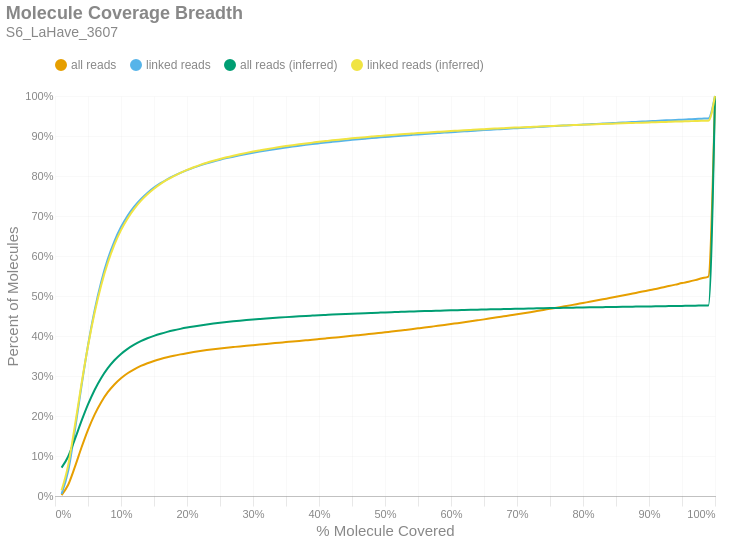

Notebook code for this chart:
### Markdown cell above
### Molecule Read Coverage
This chart shows molecule coverage breadth as computed by the number of bases aligned to that molecule. In other words, "*how much of each unique long molecule is actually sequenced/aligned?*" Keep in mind there is a distinction between sequences and alignments, since some sequences belonging to a particular molecule may not align well and wouldn't appear in the alignment data. This chart also shows molecule coverage breadth as computed by the *inferred fragment* from which the aligned sequences originate. Unlike read coverage, this calculation takes into account the total insert size, including unsequenced gaps between the forward and reverse reads. Like the previous figures, these are cumulative percents.

### Code cell
if SKIPLR:
    print_html(f"Skipped")
else:
    binned_df = consolidated_hist(valids['coverage_bp'], mask, 0.01, True)
    binned_df_inf = consolidated_hist(valids['coverage_inserts'], mask, 0.01, True)
    binned_df = binned_df.with_columns(pl.lit(binned_df_inf['all reads (cumsum)']).alias('all reads (inferred)'))
    binned_df = binned_df.with_columns(pl.lit(binned_df_inf['linked reads (cumsum)']).alias('linked reads (inferred)'))
    binned_df = binned_df.with_columns(
        (pl.col('bin').cast(pl.Float64) + 0.01).alias('right_edge')
    )

    with SafeRender(binned_df):
        (
            density_plot(binned_df, 'Molecule Coverage Breadth', samplename, 'molcov', ['all reads (inferred)','linked reads (inferred)'])
            .encode(
                #x=alt.X('bin:Q', title="% Molecule Covered").axis(format = '%').scale(padding=0),
                x=alt.X('right_edge:Q', title="% Molecule Covered").axis(format='%').scale(padding=0),
                y=alt.Y('value:Q', title='Percent of Molecules')
                    .axis(format='%')
                    .stack(False)
                    .scale(domainMin=0, padding=0),
                color=alt.Color("key:N").scale(domain = ["all reads", "linked reads", "all reads (inferred)", "linked reads (inferred)"]),
                tooltip = [
                    alt.Tooltip("key:N", title = "Data Type"),
                    alt.Tooltip("range_label:N", title="% Molecule Covered"),
                    alt.Tooltip("value:Q", format = ".2%", title="% Molecules")
                ]
            )
        ).display()

### Figure 1 — Vega-Lite specification as saved in the notebook (floating-point values rounded to 4 significant figures)
{"width": "container", "height": 400, "config": {"title": {"anchor": "start", "dy": -15, "fontSize": 18, "color": "#888888", "subtitleColor": "#888888", "subtitleFontSize": 14}, "arc": {"fill": "#0072B2"}, "axis": {"domainColor": "#888888", "domainWidth": 0.5, "gridWidth": 0.2, "grid": false, "titleFontWeight": 400, "titleFontSize": 15, "labelFontSize": 11, "labelColor": "#888888", "tickColor": "#888888", "tickWidth": 0.2, "titleColor": "#888888"}, "axisBand": {"grid": false}, "axisX": {"grid": true, "tickSize": 10, "domainCap": "round"}, "axisY": {"domain": false, "grid": true, "tickSize": 0, "domainCap": "round"}, "background": "transparent", "header": {"labelFontSize": 15, "labelColor": "#888888", "titleFontSize": 15, "titleFontWeight": 600, "titleColor": "#888888"}, "legend": {"labelFont": "sans-serif", "labelFontSize": 12, "labelColor": "#888888", "symbolSize": 100, "symbolType": "circle", "titleFontSize": 12, "titlePadding": 10, "titleColor": "#888888", "title": null, "orient": "top"}, "range": {"category": ["#E69F00", "#56B4E9", "#009E73", "#F0E442", "#0072B2", "#D55E00", "#CC79A7", "#000000"], "diverging": ["#cfe8f3", "#a2d4ec", "#73bfe2", "#46abdb", "#1696d2", "#12719e"]}, "area": {"fill": "#0072B2", "fillOpacity": 0.7, "line": true, "strokeOpacity": 0.7}, "line": {"color": "#0072B2", "stroke": "#0072B2", "strokeWidth": 2}, "trail": {"color": "#0072B2", "stroke": "#0072B2", "strokeWidth": 0, "size": 1}, "point": {"filled": true, "fillOpacity": 1.0, "size": 95}, "text": {"color": "#888888", "fontSize": 11, "align": "right", "fontWeight": 400, "size": 11}, "bar": {"fill": "#0072B2", "stroke": null}, "view": {"stroke": null, "continuousWidth": 660, "continuousHeight": 400}}, "data": {"name": "data-23184e73ca628d436c7e4f78001c056e"}, "mark": {"type": "line", "interpolate": "monotone", "point": {"opacity": 0, "size": 275}}, "encoding": {"color": {"field": "key", "scale": {"domain": ["all reads", "linked reads", "all reads (inferred)", "linked reads (inferred)"]}, "type": "nominal"}, "tooltip": [{"field": "key", "title": "Data Type", "type": "nominal"}, {"field": "range_label", "title": "% Molecule Covered", "type": "nominal"}, {"field": "value", "format": ".2%", "title": "% Molecules", "type": "quantitative"}], "x": {"axis": {"format": "%"}, "field": "right_edge", "scale": {"padding": 0}, "title": "% Molecule Covered", "type": "quantitative"}, "y": {"axis": {"format": "%"}, "field": "value", "scale": {"domainMin": 0, "padding": 0}, "stack": false, "title": "Percent of Molecules", "type": "quantitative"}}, "params": [{"name": "param_c36ac31b6afebe62", "select": {"type": "point", "fields": ["key"]}, "bind": "legend"}], "title": {"text": "Molecule Coverage Breadth", "subtitle": "S6_LaHave_3607"}, "transform": [{"fold": ["all reads (cumsum)", "linked reads (cumsum)", "all reads (inferred)", "linked reads (inferred)"]}, {"calculate": "replace(datum.key, ' (cumsum)', '')", "as": "key"}, {"filter": {"param": "param_c36ac31b6afebe62"}}], "usermeta": {"embedOptions": {"downloadFileName": "S6_LaHave_3607.molcov"}}, "$schema": "https://vega.github.io/schema/vega-lite/v6.1.0.json", "datasets": {"data-23184e73ca628d436c7e4f78001c056e": [{"bin": "0.0", "interval": "0.0-0.01", "all reads": 0.002412, "linked reads": 0.00493, "all reads (cumsum)": 0.002412, "linked reads (cumsum)": 0.00493, "range_label": "0.0-0.01", "all reads (inferred)": 0.07099, "linked reads (inferred)": 0.01438, "right_edge": 0.01}, {"bin": "0.01", "interval": "0.01-0.02", "all reads": 0.02571, "linked reads": 0.05778, "all reads (cumsum)": 0.02813, "linked reads (cumsum)": 0.06271, "range_label": "0.01-0.02", "all reads (inferred)": 0.09885, "linked reads (inferred)": 0.07717, "right_edge": 0.02}, {"bin": "0.02", "interval": "0.02-0.03", "all reads": 0.04394, "linked reads": 0.1001, "all reads (cumsum)": 0.07206, "linked reads (cumsum)": 0.1629, "range_label": "0.02-0.03", "all reads (inferred)": 0.1415, "linked reads (inferred)": 0.1745, "right_edge": 0.03}, {"bin": "0.03", "interval": "0.03-0.04", "all reads": 0.04847, "linked reads": 0.1109, "all reads (cumsum)": 0.1205, "linked reads (cumsum)": 0.2738, "range_label": "0.03-0.04", "all reads (inferred)": 0.187, "linked reads (inferred)": 0.2787, "right_edge": 0.04}, {"bin": "0.04", "interval": "0.04-0.05", "all reads": 0.04484, "linked reads": 0.1028, "all reads (cumsum)": 0.1654, "linked reads (cumsum)": 0.3765, "range_label": "0.04-0.05", "all reads (inferred)": 0.229, "linked reads (inferred)": 0.375, "right_edge": 0.05}, {"bin": "0.05", "interval": "0.05-0.06", "all reads": 0.03821, "linked reads": 0.08758, "all reads (cumsum)": 0.2036, "linked reads (cumsum)": 0.4641, "range_label": "0.05-0.06", "all reads (inferred)": 0.2651, "linked reads (inferred)": 0.458, "right_edge": 0.06}, {"bin": "0.06", "interval": "0.06-0.07", "all reads": 0.03106, "linked reads": 0.0712, "all reads (cumsum)": 0.2346, "linked reads (cumsum)": 0.5353, "range_label": "0.06-0.07", "all reads (inferred)": 0.2951, "linked reads (inferred)": 0.5269, "right_edge": 0.07}, {"bin": "0.07", "interval": "0.07-0.08", "all reads": 0.02483, "linked reads": 0.0569, "all reads (cumsum)": 0.2595, "linked reads (cumsum)": 0.5922, "range_label": "0.07-0.08", "all reads (inferred)": 0.3196, "linked reads (inferred)": 0.583, "right_edge": 0.08}, {"bin": "0.08", "interval": "0.08-0.09", "all reads": 0.01943, "linked reads": 0.04449, "all reads (cumsum)": 0.2789, "linked reads (cumsum)": 0.6367, "range_label": "0.08-0.09", "all reads (inferred)": 0.3393, "linked reads (inferred)": 0.6284, "right_edge": 0.09}, {"bin": "0.09", "interval": "0.09-0.1", "all reads": 0.01556, "linked reads": 0.03562, "all reads (cumsum)": 0.2945, "linked reads (cumsum)": 0.6723, "range_label": "0.09-0.1", "all reads (inferred)": 0.3552, "linked reads (inferred)": 0.6647, "right_edge": 0.1}, {"bin": "0.1", "interval": "0.1-0.11", "all reads": 0.01238, "linked reads": 0.02825, "all reads (cumsum)": 0.3068, "linked reads (cumsum)": 0.7005, "range_label": "0.1-0.11", "all reads (inferred)": 0.3679, "linked reads (inferred)": 0.694, "right_edge": 0.11}, {"bin": "0.11", "interval": "0.11-0.12", "all reads": 0.009994, "linked reads": 0.02282, "all reads (cumsum)": 0.3168, "linked reads (cumsum)": 0.7234, "range_label": "0.11-0.12", "all reads (inferred)": 0.3784, "linked reads (inferred)": 0.7179, "right_edge": 0.12}, {"bin": "0.12", "interval": "0.12-0.13", "all reads": 0.008255, "linked reads": 0.01883, "all reads (cumsum)": 0.3251, "linked reads (cumsum)": 0.7422, "range_label": "0.12-0.13", "all reads (inferred)": 0.3871, "linked reads (inferred)": 0.7378, "right_edge": 0.13}, {"bin": "0.13", "interval": "0.13-0.14", "all reads": 0.00683, "linked reads": 0.01556, "all reads (cumsum)": 0.3319, "linked reads (cumsum)": 0.7578, "range_label": "0.13-0.14", "all reads (inferred)": 0.3943, "linked reads (inferred)": 0.7543, "right_edge": 0.14}, {"bin": "0.14", "interval": "0.14-0.15", "all reads": 0.005761, "linked reads": 0.01308, "all reads (cumsum)": 0.3377, "linked reads (cumsum)": 0.7708, "range_label": "0.14-0.15", "all reads (inferred)": 0.4004, "linked reads (inferred)": 0.7682, "right_edge": 0.15}, {"bin": "0.15", "interval": "0.15-0.16", "all reads": 0.004923, "linked reads": 0.01115, "all reads (cumsum)": 0.3426, "linked reads (cumsum)": 0.782, "range_label": "0.15-0.16", "all reads (inferred)": 0.4056, "linked reads (inferred)": 0.7802, "right_edge": 0.16}, {"bin": "0.16", "interval": "0.16-0.17", "all reads": 0.004345, "linked reads": 0.00986, "all reads (cumsum)": 0.3469, "linked reads (cumsum)": 0.7918, "range_label": "0.16-0.17", "all reads (inferred)": 0.4102, "linked reads (inferred)": 0.7908, "right_edge": 0.17}, {"bin": "0.17", "interval": "0.17-0.18", "all reads": 0.003771, "linked reads": 0.008502, "all reads (cumsum)": 0.3507, "linked reads (cumsum)": 0.8004, "range_label": "0.17-0.18", "all reads (inferred)": 0.4142, "linked reads (inferred)": 0.7999, "right_edge": 0.18}, {"bin": "0.18", "interval": "0.18-0.19", "all reads": 0.00338, "linked reads": 0.007607, "all reads (cumsum)": 0.3541, "linked reads (cumsum)": 0.808, "range_label": "0.18-0.19", "all reads (inferred)": 0.4178, "linked reads (inferred)": 0.808, "right_edge": 0.19}, {"bin": "0.19", "interval": "0.19-0.2", "all reads": 0.003042, "linked reads": 0.006826, "all reads (cumsum)": 0.3571, "linked reads (cumsum)": 0.8148, "range_label": "0.19-0.2", "all reads (inferred)": 0.421, "linked reads (inferred)": 0.8153, "right_edge": 0.2}, {"bin": "0.2", "interval": "0.2-0.21", "all reads": 0.002821, "linked reads": 0.006297, "all reads (cumsum)": 0.36, "linked reads (cumsum)": 0.8211, "range_label": "0.2-0.21", "all reads (inferred)": 0.4239, "linked reads (inferred)": 0.8219, "right_edge": 0.21}, {"bin": "0.21", "interval": "0.21-0.22", "all reads": 0.002507, "linked reads": 0.005593, "all reads (cumsum)": 0.3625, "linked reads (cumsum)": 0.8267, "range_label": "0.21-0.22", "all reads (inferred)": 0.4265, "linked reads (inferred)": 0.8278, "right_edge": 0.22}, {"bin": "0.22", "interval": "0.22-0.23", "all reads": 0.002281, "linked reads": 0.005072, "all reads (cumsum)": 0.3648, "linked reads (cumsum)": 0.8317, "range_label": "0.22-0.23", "all reads (inferred)": 0.4289, "linked reads (inferred)": 0.8332, "right_edge": 0.23}, {"bin": "0.23", "interval": "0.23-0.24", "all reads": 0.002104, "linked reads": 0.004619, "all reads (cumsum)": 0.3669, "linked reads (cumsum)": 0.8364, "range_label": "0.23-0.24", "all reads (inferred)": 0.431, "linked reads (inferred)": 0.8381, "right_edge": 0.24}, {"bin": "0.24", "interval": "0.24-0.25", "all reads": 0.001973, "linked reads": 0.004316, "all reads (cumsum)": 0.3688, "linked reads (cumsum)": 0.8407, "range_label": "0.24-0.25", "all reads (inferred)": 0.433, "linked reads (inferred)": 0.8426, "right_edge": 0.25}, {"bin": "0.25", "interval": "0.25-0.26", "all reads": 0.001817, "linked reads": 0.003962, "all reads (cumsum)": 0.3706, "linked reads (cumsum)": 0.8446, "range_label": "0.25-0.26", "all reads (inferred)": 0.4349, "linked reads (inferred)": 0.8468, "right_edge": 0.26}, {"bin": "0.26", "interval": "0.26-0.27", "all reads": 0.001695, "linked reads": 0.003657, "all reads (cumsum)": 0.3723, "linked reads (cumsum)": 0.8483, "range_label": "0.26-0.27", "all reads (inferred)": 0.4366, "linked reads (inferred)": 0.8507, "right_edge": 0.27}, {"bin": "0.27", "interval": "0.27-0.28", "all reads": 0.001681, "linked reads": 0.003561, "all reads (cumsum)": 0.374, "linked reads (cumsum)": 0.8519, "range_label": "0.27-0.28", "all reads (inferred)": 0.4382, "linked reads (inferred)": 0.8544, "right_edge": 0.28}, {"bin": "0.28", "interval": "0.28-0.29", "all reads": 0.001593, "linked reads": 0.003286, "all reads (cumsum)": 0.3756, "linked reads (cumsum)": 0.8551, "range_label": "0.28-0.29", "all reads (inferred)": 0.4397, "linked reads (inferred)": 0.8578, "right_edge": 0.29}, {"bin": "0.29", "interval": "0.29-0.3", "all reads": 0.001553, "linked reads": 0.003069, "all reads (cumsum)": 0.3772, "linked reads (cumsum)": 0.8582, "range_label": "0.29-0.3", "all reads (inferred)": 0.4412, "linked reads (inferred)": 0.8611, "right_edge": 0.3}, {"bin": "0.3", "interval": "0.3-0.31", "all reads": 0.001537, "linked reads": 0.002903, "all reads (cumsum)": 0.3787, "linked reads (cumsum)": 0.8611, "range_label": "0.3-0.31", "all reads (inferred)": 0.4425, "linked reads (inferred)": 0.8641, "right_edge": 0.31}, {"bin": "0.31", "interval": "0.31-0.32", "all reads": 0.001521, "linked reads": 0.002771, "all reads (cumsum)": 0.3802, "linked reads (cumsum)": 0.8639, "range_label": "0.31-0.32", "all reads (inferred)": 0.4438, "linked reads (inferred)": 0.867, "right_edge": 0.32}, {"bin": "0.32", "interval": "0.32-0.33", "all reads": 0.001501, "linked reads": 0.002599, "all reads (cumsum)": 0.3817, "linked reads (cumsum)": 0.8665, "range_label": "0.32-0.33", "all reads (inferred)": 0.445, "linked reads (inferred)": 0.8697, "right_edge": 0.33}, {"bin": "0.33", "interval": "0.33-0.34", "all reads": 0.001501, "linked reads": 0.002514, "all reads (cumsum)": 0.3832, "linked reads (cumsum)": 0.869, "range_label": "0.33-0.34", "all reads (inferred)": 0.4461, "linked reads (inferred)": 0.8723, "right_edge": 0.34}, {"bin": "0.34", "interval": "0.34-0.35", "all reads": 0.001487, "linked reads": 0.002343, "all reads (cumsum)": 0.3847, "linked reads (cumsum)": 0.8713, "range_label": "0.34-0.35", "all reads (inferred)": 0.4472, "linked reads (inferred)": 0.8747, "right_edge": 0.35}, {"bin": "0.35", "interval": "0.35-0.36", "all reads": 0.001516, "linked reads": 0.002317, "all reads (cumsum)": 0.3862, "linked reads (cumsum)": 0.8737, "range_label": "0.35-0.36", "all reads (inferred)": 0.4482, "linked reads (inferred)": 0.877, "right_edge": 0.36}, {"bin": "0.36", "interval": "0.36-0.37", "all reads": 0.001444, "linked reads": 0.002093, "all reads (cumsum)": 0.3877, "linked reads (cumsum)": 0.8758, "range_label": "0.36-0.37", "all reads (inferred)": 0.4492, "linked reads (inferred)": 0.8793, "right_edge": 0.37}, {"bin": "0.37", "interval": "0.37-0.38", "all reads": 0.001518, "linked reads": 0.00205, "all reads (cumsum)": 0.3892, "linked reads (cumsum)": 0.8778, "range_label": "0.37-0.38", "all reads (inferred)": 0.4502, "linked reads (inferred)": 0.8814, "right_edge": 0.38}, {"bin": "0.38", "interval": "0.38-0.39", "all reads": 0.001522, "linked reads": 0.001986, "all reads (cumsum)": 0.3907, "linked reads (cumsum)": 0.8798, "range_label": "0.38-0.39", "all reads (inferred)": 0.451, "linked reads (inferred)": 0.8834, "right_edge": 0.39}, {"bin": "0.39", "interval": "0.39-0.4", "all reads": 0.001572, "linked reads": 0.001931, "all reads (cumsum)": 0.3923, "linked reads (cumsum)": 0.8817, "range_label": "0.39-0.4", "all reads (inferred)": 0.4519, "linked reads (inferred)": 0.8854, "right_edge": 0.4}, {"bin": "0.4", "interval": "0.4-0.41", "all reads": 0.001585, "linked reads": 0.001912, "all reads (cumsum)": 0.3939, "linked reads (cumsum)": 0.8836, "range_label": "0.4-0.41", "all reads (inferred)": 0.4528, "linked reads (inferred)": 0.8873, "right_edge": 0.41}, {"bin": "0.41", "interval": "0.41-0.42", "all reads": 0.001604, "linked reads": 0.001778, "all reads (cumsum)": 0.3955, "linked reads (cumsum)": 0.8854, "range_label": "0.41-0.42", "all reads (inferred)": 0.4536, "linked reads (inferred)": 0.8891, "right_edge": 0.42}, {"bin": "0.42", "interval": "0.42-0.43", "all reads": 0.001667, "linked reads": 0.001727, "all reads (cumsum)": 0.3971, "linked reads (cumsum)": 0.8871, "range_label": "0.42-0.43", "all reads (inferred)": 0.4543, "linked reads (inferred)": 0.8908, "right_edge": 0.43}, {"bin": "0.43", "interval": "0.43-0.44", "all reads": 0.001641, "linked reads": 0.001656, "all reads (cumsum)": 0.3988, "linked reads (cumsum)": 0.8888, "range_label": "0.43-0.44", "all reads (inferred)": 0.4551, "linked reads (inferred)": 0.8925, "right_edge": 0.44}, {"bin": "0.44", "interval": "0.44-0.45", "all reads": 0.001644, "linked reads": 0.001543, "all reads (cumsum)": 0.4004, "linked reads (cumsum)": 0.8903, "range_label": "0.44-0.45", "all reads (inferred)": 0.4558, "linked reads (inferred)": 0.8941, "right_edge": 0.45}, {"bin": "0.45", "interval": "0.45-0.46", "all reads": 0.001704, "linked reads": 0.001515, "all reads (cumsum)": 0.4021, "linked reads (cumsum)": 0.8919, "range_label": "0.45-0.46", "all reads (inferred)": 0.4565, "linked reads (inferred)": 0.8956, "right_edge": 0.46}, {"bin": "0.46", "interval": "0.46-0.47", "all reads": 0.00172, "linked reads": 0.001481, "all reads (cumsum)": 0.4039, "linked reads (cumsum)": 0.8933, "range_label": "0.46-0.47", "all reads (inferred)": 0.4571, "linked reads (inferred)": 0.8971, "right_edge": 0.47}, {"bin": "0.47", "interval": "0.47-0.48", "all reads": 0.001817, "linked reads": 0.001466, "all reads (cumsum)": 0.4057, "linked reads (cumsum)": 0.8948, "range_label": "0.47-0.48", "all reads (inferred)": 0.4578, "linked reads (inferred)": 0.8985, "right_edge": 0.48}, {"bin": "0.48", "interval": "0.48-0.49", "all reads": 0.001758, "linked reads": 0.001416, "all reads (cumsum)": 0.4074, "linked reads (cumsum)": 0.8962, "range_label": "0.48-0.49", "all reads (inferred)": 0.4584, "linked reads (inferred)": 0.8999, "right_edge": 0.49}, {"bin": "0.49", "interval": "0.49-0.5", "all reads": 0.001968, "linked reads": 0.001413, "all reads (cumsum)": 0.4094, "linked reads (cumsum)": 0.8976, "range_label": "0.49-0.5", "all reads (inferred)": 0.459, "linked reads (inferred)": 0.9013, "right_edge": 0.5}, {"bin": "0.5", "interval": "0.5-0.51", "all reads": 0.001757, "linked reads": 0.001302, "all reads (cumsum)": 0.4112, "linked reads (cumsum)": 0.8989, "range_label": "0.5-0.51", "all reads (inferred)": 0.4596, "linked reads (inferred)": 0.9025, "right_edge": 0.51}, {"bin": "0.51", "interval": "0.51-0.52", "all reads": 0.001973, "linked reads": 0.001323, "all reads (cumsum)": 0.4131, "linked reads (cumsum)": 0.9003, "range_label": "0.51-0.52", "all reads (inferred)": 0.4601, "linked reads (inferred)": 0.9037, "right_edge": 0.52}, {"bin": "0.52", "interval": "0.52-0.53", "all reads": 0.001969, "linked reads": 0.001261, "all reads (cumsum)": 0.4151, "linked reads (cumsum)": 0.9015, "range_label": "0.52-0.53", "all reads (inferred)": 0.4607, "linked reads (inferred)": 0.905, "right_edge": 0.53}, {"bin": "0.53", "interval": "0.53-0.54", "all reads": 0.001983, "linked reads": 0.00124, "all reads (cumsum)": 0.4171, "linked reads (cumsum)": 0.9028, "range_label": "0.53-0.54", "all reads (inferred)": 0.4612, "linked reads (inferred)": 0.9061, "right_edge": 0.54}, {"bin": "0.54", "interval": "0.54-0.55", "all reads": 0.002014, "linked reads": 0.00121, "all reads (cumsum)": 0.4191, "linked reads (cumsum)": 0.904, "range_label": "0.54-0.55", "all reads (inferred)": 0.4617, "linked reads (inferred)": 0.9073, "right_edge": 0.55}, {"bin": "0.55", "interval": "0.55-0.56", "all reads": 0.00204, "linked reads": 0.001098, "all reads (cumsum)": 0.4211, "linked reads (cumsum)": 0.9051, "range_label": "0.55-0.56", "all reads (inferred)": 0.4622, "linked reads (inferred)": 0.9084, "right_edge": 0.56}, {"bin": "0.56", "interval": "0.56-0.57", "all reads": 0.002143, "linked reads": 0.001156, "all reads (cumsum)": 0.4233, "linked reads (cumsum)": 0.9062, "range_label": "0.56-0.57", "all reads (inferred)": 0.4627, "linked reads (inferred)": 0.9094, "right_edge": 0.57}, {"bin": "0.57", "interval": "0.57-0.58", "all reads": 0.002135, "linked reads": 0.001115, "all reads (cumsum)": 0.4254, "linked reads (cumsum)": 0.9073, "range_label": "0.57-0.58", "all reads (inferred)": 0.4632, "linked reads (inferred)": 0.9105, "right_edge": 0.58}, {"bin": "0.58", "interval": "0.58-0.59", "all reads": 0.002207, "linked reads": 0.001123, "all reads (cumsum)": 0.4276, "linked reads (cumsum)": 0.9085, "range_label": "0.58-0.59", "all reads (inferred)": 0.4636, "linked reads (inferred)": 0.9115, "right_edge": 0.59}, {"bin": "0.59", "interval": "0.59-0.6", "all reads": 0.002305, "linked reads": 0.001155, "all reads (cumsum)": 0.4299, "linked reads (cumsum)": 0.9096, "range_label": "0.59-0.6", "all reads (inferred)": 0.4641, "linked reads (inferred)": 0.9125, "right_edge": 0.6}, {"bin": "0.6", "interval": "0.6-0.61", "all reads": 0.002173, "linked reads": 0.001016, "all reads (cumsum)": 0.4321, "linked reads (cumsum)": 0.9106, "range_label": "0.6-0.61", "all reads (inferred)": 0.4645, "linked reads (inferred)": 0.9134, "right_edge": 0.61}, {"bin": "0.61", "interval": "0.61-0.62", "all reads": 0.002324, "linked reads": 0.001036, "all reads (cumsum)": 0.4344, "linked reads (cumsum)": 0.9117, "range_label": "0.61-0.62", "all reads (inferred)": 0.4649, "linked reads (inferred)": 0.9144, "right_edge": 0.62}, {"bin": "0.62", "interval": "0.62-0.63", "all reads": 0.002357, "linked reads": 0.001077, "all reads (cumsum)": 0.4368, "linked reads (cumsum)": 0.9127, "range_label": "0.62-0.63", "all reads (inferred)": 0.4654, "linked reads (inferred)": 0.9153, "right_edge": 0.63}, {"bin": "0.63", "interval": "0.63-0.64", "all reads": 0.002377, "linked reads": 0.000983, "all reads (cumsum)": 0.4392, "linked reads (cumsum)": 0.9137, "range_label": "0.63-0.64", "all reads (inferred)": 0.4658, "linked reads (inferred)": 0.9162, "right_edge": 0.64}, {"bin": "0.64", "interval": "0.64-0.65", "all reads": 0.002412, "linked reads": 0.001006, "all reads (cumsum)": 0.4416, "linked reads (cumsum)": 0.9147, "range_label": "0.64-0.65", "all reads (inferred)": 0.4662, "linked reads (inferred)": 0.9171, "right_edge": 0.65}, {"bin": "0.65", "interval": "0.65-0.66", "all reads": 0.00255, "linked reads": 0.0009937, "all reads (cumsum)": 0.4441, "linked reads (cumsum)": 0.9157, "range_label": "0.65-0.66", "all reads (inferred)": 0.4666, "linked reads (inferred)": 0.918, "right_edge": 0.66}, {"bin": "0.66", "interval": "0.66-0.67", "all reads": 0.002479, "linked reads": 0.0009812, "all reads (cumsum)": 0.4466, "linked reads (cumsum)": 0.9167, "range_label": "0.66-0.67", "all reads (inferred)": 0.467, "linked reads (inferred)": 0.9188, "right_edge": 0.67}, {"bin": "0.67", "interval": "0.67-0.68", "all reads": 0.002536, "linked reads": 0.0009999, "all reads (cumsum)": 0.4491, "linked reads (cumsum)": 0.9177, "range_label": "0.67-0.68", "all reads (inferred)": 0.4673, "linked reads (inferred)": 0.9196, "right_edge": 0.68}, {"bin": "0.68", "interval": "0.68-0.69", "all reads": 0.002522, "linked reads": 0.0009161, "all reads (cumsum)": 0.4517, "linked reads (cumsum)": 0.9186, "range_label": "0.68-0.69", "all reads (inferred)": 0.4677, "linked reads (inferred)": 0.9205, "right_edge": 0.69}, {"bin": "0.69", "interval": "0.69-0.7", "all reads": 0.002679, "linked reads": 0.0009712, "all reads (cumsum)": 0.4543, "linked reads (cumsum)": 0.9196, "range_label": "0.69-0.7", "all reads (inferred)": 0.4681, "linked reads (inferred)": 0.9212, "right_edge": 0.7}, {"bin": "0.7", "interval": "0.7-0.71", "all reads": 0.002588, "linked reads": 0.0009011, "all reads (cumsum)": 0.4569, "linked reads (cumsum)": 0.9205, "range_label": "0.7-0.71", "all reads (inferred)": 0.4684, "linked reads (inferred)": 0.922, "right_edge": 0.71}, {"bin": "0.71", "interval": "0.71-0.72", "all reads": 0.002672, "linked reads": 0.0009624, "all reads (cumsum)": 0.4596, "linked reads (cumsum)": 0.9215, "range_label": "0.71-0.72", "all reads (inferred)": 0.4687, "linked reads (inferred)": 0.9227, "right_edge": 0.72}, {"bin": "0.72", "interval": "0.72-0.73", "all reads": 0.002739, "linked reads": 0.0009399, "all reads (cumsum)": 0.4623, "linked reads (cumsum)": 0.9224, "range_label": "0.72-0.73", "all reads (inferred)": 0.4691, "linked reads (inferred)": 0.9234, "right_edge": 0.73}, {"bin": "0.73", "interval": "0.73-0.74", "all reads": 0.002766, "linked reads": 0.0009168, "all reads (cumsum)": 0.4651, "linked reads (cumsum)": 0.9233, "range_label": "0.73-0.74", "all reads (inferred)": 0.4694, "linked reads (inferred)": 0.9241, "right_edge": 0.74}, {"bin": "0.74", "interval": "0.74-0.75", "all reads": 0.002904, "linked reads": 0.0009068, "all reads (cumsum)": 0.468, "linked reads (cumsum)": 0.9242, "range_label": "0.74-0.75", "all reads (inferred)": 0.4697, "linked reads (inferred)": 0.9249, "right_edge": 0.75}, {"bin": "0.75", "interval": "0.75-0.76", "all reads": 0.002773, "linked reads": 0.0008817, "all reads (cumsum)": 0.4708, "linked reads (cumsum)": 0.9251, "range_label": "0.75-0.76", "all reads (inferred)": 0.4701, "linked reads (inferred)": 0.9255, "right_edge": 0.76}, {"bin": "0.76", "interval": "0.76-0.77", "all reads": 0.00287, "linked reads": 0.0008749, "all reads (cumsum)": 0.4736, "linked reads (cumsum)": 0.926, "range_label": "0.76-0.77", "all reads (inferred)": 0.4704, "linked reads (inferred)": 0.9262, "right_edge": 0.77}, {"bin": "0.77", "interval": "0.77-0.78", "all reads": 0.002908, "linked reads": 0.0009011, "all reads (cumsum)": 0.4765, "linked reads (cumsum)": 0.9269, "range_label": "0.77-0.78", "all reads (inferred)": 0.4707, "linked reads (inferred)": 0.9269, "right_edge": 0.78}, {"bin": "0.78", "interval": "0.78-0.79", "all reads": 0.002938, "linked reads": 0.0008305, "all reads (cumsum)": 0.4795, "linked reads (cumsum)": 0.9277, "range_label": "0.78-0.79", "all reads (inferred)": 0.471, "linked reads (inferred)": 0.9275, "right_edge": 0.79}, {"bin": "0.79", "interval": "0.79-0.8", "all reads": 0.003066, "linked reads": 0.0008461, "all reads (cumsum)": 0.4826, "linked reads (cumsum)": 0.9286, "range_label": "0.79-0.8", "all reads (inferred)": 0.4713, "linked reads (inferred)": 0.9282, "right_edge": 0.8}, {"bin": "0.8", "interval": "0.8-0.81", "all reads": 0.002942, "linked reads": 0.000848, "all reads (cumsum)": 0.4855, "linked reads (cumsum)": 0.9294, "range_label": "0.8-0.81", "all reads (inferred)": 0.4716, "linked reads (inferred)": 0.9288, "right_edge": 0.81}, {"bin": "0.81", "interval": "0.81-0.82", "all reads": 0.003057, "linked reads": 0.0008473, "all reads (cumsum)": 0.4886, "linked reads (cumsum)": 0.9302, "range_label": "0.81-0.82", "all reads (inferred)": 0.4719, "linked reads (inferred)": 0.9294, "right_edge": 0.82}, {"bin": "0.82", "interval": "0.82-0.83", "all reads": 0.003135, "linked reads": 0.0008692, "all reads (cumsum)": 0.4917, "linked reads (cumsum)": 0.9311, "range_label": "0.82-0.83", "all reads (inferred)": 0.4721, "linked reads (inferred)": 0.93, "right_edge": 0.83}, {"bin": "0.83", "interval": "0.83-0.84", "all reads": 0.003113, "linked reads": 0.0008624, "all reads (cumsum)": 0.4948, "linked reads (cumsum)": 0.932, "range_label": "0.83-0.84", "all reads (inferred)": 0.4724, "linked reads (inferred)": 0.9306, "right_edge": 0.84}, {"bin": "0.84", "interval": "0.84-0.85", "all reads": 0.003128, "linked reads": 0.0008305, "all reads (cumsum)": 0.4979, "linked reads (cumsum)": 0.9328, "range_label": "0.84-0.85", "all reads (inferred)": 0.4727, "linked reads (inferred)": 0.9312, "right_edge": 0.85}, {"bin": "0.85", "interval": "0.85-0.86", "all reads": 0.003194, "linked reads": 0.0008342, "all reads (cumsum)": 0.5011, "linked reads (cumsum)": 0.9336, "range_label": "0.85-0.86", "all reads (inferred)": 0.473, "linked reads (inferred)": 0.9317, "right_edge": 0.86}, {"bin": "0.86", "interval": "0.86-0.87", "all reads": 0.003232, "linked reads": 0.0008267, "all reads (cumsum)": 0.5044, "linked reads (cumsum)": 0.9345, "range_label": "0.86-0.87", "all reads (inferred)": 0.4732, "linked reads (inferred)": 0.9323, "right_edge": 0.87}, {"bin": "0.87", "interval": "0.87-0.88", "all reads": 0.00336, "linked reads": 0.0008373, "all reads (cumsum)": 0.5077, "linked reads (cumsum)": 0.9353, "range_label": "0.87-0.88", "all reads (inferred)": 0.4735, "linked reads (inferred)": 0.9328, "right_edge": 0.88}, {"bin": "0.88", "interval": "0.88-0.89", "all reads": 0.003282, "linked reads": 0.0008117, "all reads (cumsum)": 0.511, "linked reads (cumsum)": 0.9361, "range_label": "0.88-0.89", "all reads (inferred)": 0.4737, "linked reads (inferred)": 0.9333, "right_edge": 0.89}, {"bin": "0.89", "interval": "0.89-0.9", "all reads": 0.003457, "linked reads": 0.0008711, "all reads (cumsum)": 0.5145, "linked reads (cumsum)": 0.937, "range_label": "0.89-0.9", "all reads (inferred)": 0.474, "linked reads (inferred)": 0.9339, "right_edge": 0.9}, {"bin": "0.9", "interval": "0.9-0.91", "all reads": 0.003274, "linked reads": 0.0007736, "all reads (cumsum)": 0.5177, "linked reads (cumsum)": 0.9378, "range_label": "0.9-0.91", "all reads (inferred)": 0.4742, "linked reads (inferred)": 0.9344, "right_edge": 0.91}, {"bin": "0.91", "interval": "0.91-0.92", "all reads": 0.003714, "linked reads": 0.0008198, "all reads (cumsum)": 0.5214, "linked reads (cumsum)": 0.9386, "range_label": "0.91-0.92", "all reads (inferred)": 0.4745, "linked reads (inferred)": 0.9349, "right_edge": 0.92}, {"bin": "0.92", "interval": "0.92-0.93", "all reads": 0.003301, "linked reads": 0.0007923, "all reads (cumsum)": 0.5247, "linked reads (cumsum)": 0.9394, "range_label": "0.92-0.93", "all reads (inferred)": 0.4748, "linked reads (inferred)": 0.9354, "right_edge": 0.93}, {"bin": "0.93", "interval": "0.93-0.94", "all reads": 0.003634, "linked reads": 0.0007923, "all reads (cumsum)": 0.5284, "linked reads (cumsum)": 0.9402, "range_label": "0.93-0.94", "all reads (inferred)": 0.475, "linked reads (inferred)": 0.936, "right_edge": 0.94}, {"bin": "0.94", "interval": "0.94-0.95", "all reads": 0.003946, "linked reads": 0.0007504, "all reads (cumsum)": 0.5323, "linked reads (cumsum)": 0.9409, "range_label": "0.94-0.95", "all reads (inferred)": 0.4753, "linked reads (inferred)": 0.9364, "right_edge": 0.95}, {"bin": "0.95", "interval": "0.95-0.96", "all reads": 0.003357, "linked reads": 0.0007754, "all reads (cumsum)": 0.5357, "linked reads (cumsum)": 0.9417, "range_label": "0.95-0.96", "all reads (inferred)": 0.4756, "linked reads (inferred)": 0.9369, "right_edge": 0.96}, {"bin": "0.96", "interval": "0.96-0.97", "all reads": 0.004009, "linked reads": 0.0007879, "all reads (cumsum)": 0.5397, "linked reads (cumsum)": 0.9425, "range_label": "0.96-0.97", "all reads (inferred)": 0.4758, "linked reads (inferred)": 0.9374, "right_edge": 0.97}, {"bin": "0.97", "interval": "0.97-0.98", "all reads": 0.004556, "linked reads": 0.0007729, "all reads (cumsum)": 0.5442, "linked reads (cumsum)": 0.9433, "range_label": "0.97-0.98", "all reads (inferred)": 0.4761, "linked reads (inferred)": 0.9379, "right_edge": 0.98}, {"bin": "0.98", "interval": "0.98-0.99", "all reads": 0.004409, "linked reads": 0.0007873, "all reads (cumsum)": 0.5487, "linked reads (cumsum)": 0.944, "range_label": "0.98-0.99", "all reads (inferred)": 0.4764, "linked reads (inferred)": 0.9382, "right_edge": 0.99}, {"bin": "0.99", "interval": "0.99-1.0", "all reads": 0.4513, "linked reads": 0.05596, "all reads (cumsum)": 1.0, "linked reads (cumsum)": 1.0, "range_label": "0.99-1.0", "all reads (inferred)": 1.0, "linked reads (inferred)": 1.0, "right_edge": 1.0}]}}
